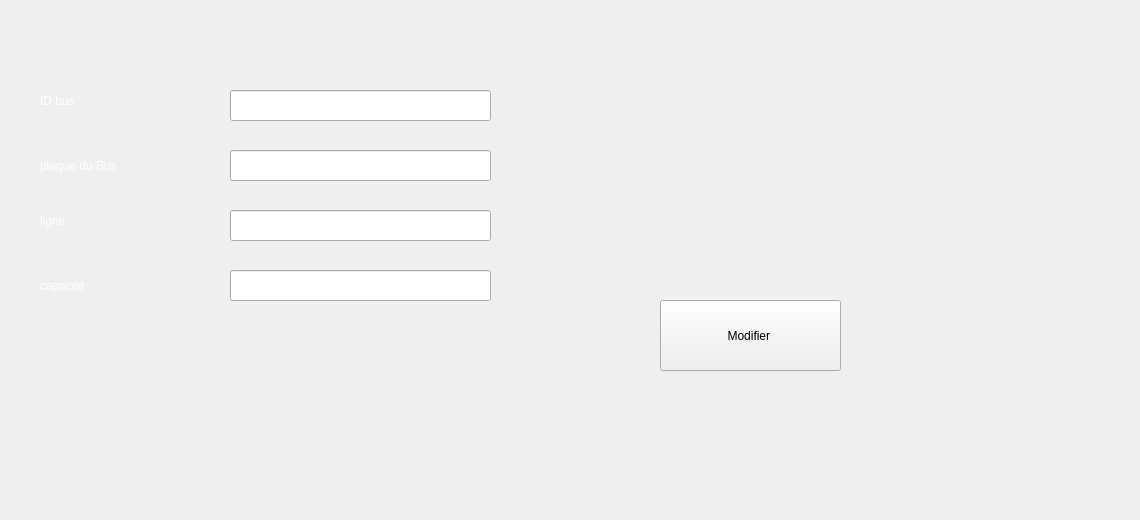
     <widget class="QWidget" name="tab_7">
      <attribute name="title">
       <string>modifier Bus</string>
      </attribute>
      <widget class="QLabel" name="label_23">
       <property name="geometry">
        <rect>
         <x>40</x>
         <y>150</y>
         <width>171</width>
         <height>31</height>
        </rect>
       </property>
       <property name="styleSheet">
        <string notr="true">color: rgb(255, 255, 255);
font: 14pt &quot;MS Shell Dlg 2&quot;;</string>
       </property>
       <property name="text">
        <string>plaque du Bus </string>
       </property>
      </widget>
      <widget class="QLabel" name="label_26">
       <property name="geometry">
        <rect>
         <x>40</x>
         <y>200</y>
         <width>151</width>
         <height>41</height>
        </rect>
       </property>
       <property name="styleSheet">
        <string notr="true">color: rgb(255, 255, 255);
font: 14pt &quot;MS Shell Dlg 2&quot;;</string>
       </property>
       <property name="text">
        <string>ligne</string>
       </property>
      </widget>
      <widget class="QLabel" name="label_27">
       <property name="geometry">
        <rect>
         <x>40</x>
         <y>80</y>
         <width>121</width>
         <height>41</height>
        </rect>
       </property>
       <property name="styleSheet">
        <string notr="true">color: rgb(255, 255, 255);
font: 14pt &quot;MS Shell Dlg 2&quot;;</string>
       </property>
       <property name="text">
        <string>ID bus </string>
       </property>
      </widget>
      <widget class="QLineEdit" name="le_IDmodifier">
       <property name="geometry">
        <rect>
         <x>230</x>
         <y>90</y>
         <width>261</width>
         <height>31</height>
        </rect>
       </property>
      </widget>
      <widget class="QLineEdit" name="le_plaqueModifier">
       <property name="geometry">
        <rect>
         <x>230</x>
         <y>150</y>
         <width>261</width>
         <height>31</height>
        </rect>
       </property>
      </widget>
      <widget class="QLineEdit" name="le_ligneModifier">
       <property name="geometry">
        <rect>
         <x>230</x>
         <y>210</y>
         <width>261</width>
         <height>31</height>
        </rect>
       </property>
      </widget>
      <widget class="QLineEdit" name="le_capModifier">
       <property name="geometry">
        <rect>
         <x>230</x>
         <y>270</y>
         <width>261</width>
         <height>31</height>
        </rect>
       </property>
      </widget>
      <widget class="QPushButton" name="pb_modifier">
       <property name="geometry">
        <rect>
         <x>660</x>
         <y>300</y>
         <width>181</width>
         <height>71</height>
        </rect>
       </property>
       <property name="text">
        <string>Modifier </string>
       </property>
      </widget>
      <widget class="QLabel" name="label_22">
       <property name="geometry">
        <rect>
         <x>40</x>
         <y>240</y>
         <width>191</width>
         <height>91</height>
        </rect>
       </property>
       <property name="styleSheet">
        <string notr="true">color: rgb(255, 255, 255);
font: 14pt &quot;MS Shell Dlg 2&quot;;</string>
       </property>
       <property name="text">
        <string>capacité</string>
       </property>
      </widget>
      <widget class="QLabel" name="label_9">
       <property name="geometry">
        <rect>
         <x>-50</x>
         <y>-10</y>
         <width>1131</width>
         <height>511</height>
        </rect>
       </property>
       <property name="text">
        <string/>
       </property>
       <property name="pixmap">
        <pixmap>../../Downloads/bac.png</pixmap>
       </property>
      </widget>
      <zorder>label_9</zorder>
      <zorder>label_23</zorder>
      <zorder>label_26</zorder>
      <zorder>label_27</zorder>
      <zorder>le_IDmodifier</zorder>
      <zorder>le_plaqueModifier</zorder>
      <zorder>le_ligneModifier</zorder>
      <zorder>le_capModifier</zorder>
      <zorder>pb_modifier</zorder>
      <zorder>label_22</zorder>
     </widget>
